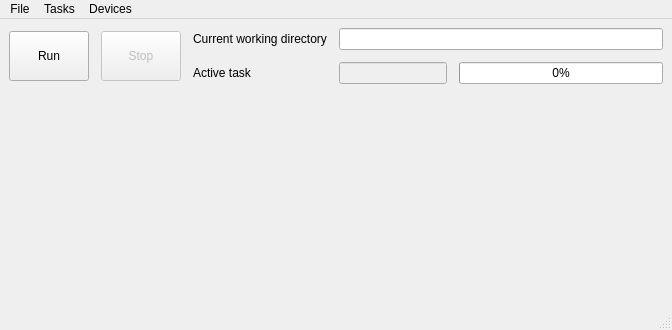
<?xml version="1.0" encoding="UTF-8"?>
<ui version="4.0">
 <class>MainWindow</class>
 <widget class="QMainWindow" name="MainWindow">
  <property name="geometry">
   <rect>
    <x>0</x>
    <y>0</y>
    <width>672</width>
    <height>330</height>
   </rect>
  </property>
  <property name="sizePolicy">
   <sizepolicy hsizetype="Expanding" vsizetype="Expanding">
    <horstretch>0</horstretch>
    <verstretch>0</verstretch>
   </sizepolicy>
  </property>
  <property name="windowTitle">
   <string>NMRduino</string>
  </property>
  <widget class="QWidget" name="centralwidget">
   <layout class="QGridLayout" name="gridLayout">
    <property name="spacing">
     <number>12</number>
    </property>
    <item row="1" column="0">
     <widget class="QWidget" name="widget_taskManager" native="true">
      <property name="sizePolicy">
       <sizepolicy hsizetype="Expanding" vsizetype="Expanding">
        <horstretch>0</horstretch>
        <verstretch>0</verstretch>
       </sizepolicy>
      </property>
      <property name="minimumSize">
       <size>
        <width>100</width>
        <height>100</height>
       </size>
      </property>
      <layout class="QGridLayout" name="gridLayout_4">
       <property name="leftMargin">
        <number>0</number>
       </property>
       <property name="topMargin">
        <number>0</number>
       </property>
       <property name="rightMargin">
        <number>0</number>
       </property>
       <property name="bottomMargin">
        <number>0</number>
       </property>
      </layout>
     </widget>
    </item>
    <item row="0" column="0">
     <layout class="QGridLayout" name="gridLayout_3" columnstretch="0,0,0,0,0">
      <item row="1" column="4">
       <widget class="QProgressBar" name="progressBar">
        <property name="value">
         <number>0</number>
        </property>
        <property name="alignment">
         <set>Qt::AlignCenter</set>
        </property>
       </widget>
      </item>
      <item row="0" column="2">
       <widget class="QLabel" name="label">
        <property name="text">
         <string>Current working directory</string>
        </property>
       </widget>
      </item>
      <item row="1" column="2">
       <widget class="QLabel" name="label_2">
        <property name="text">
         <string>Active task</string>
        </property>
       </widget>
      </item>
      <item row="1" column="3">
       <widget class="QLineEdit" name="lineEdit_runningTask">
        <property name="enabled">
         <bool>false</bool>
        </property>
        <property name="sizePolicy">
         <sizepolicy hsizetype="Preferred" vsizetype="Fixed">
          <horstretch>0</horstretch>
          <verstretch>0</verstretch>
         </sizepolicy>
        </property>
       </widget>
      </item>
      <item row="0" column="3" colspan="2">
       <widget class="QLineEdit" name="lineEdit_cwd"/>
      </item>
      <item row="0" column="1" rowspan="2">
       <widget class="QPushButton" name="pushButton_2">
        <property name="enabled">
         <bool>false</bool>
        </property>
        <property name="sizePolicy">
         <sizepolicy hsizetype="Preferred" vsizetype="Fixed">
          <horstretch>0</horstretch>
          <verstretch>0</verstretch>
         </sizepolicy>
        </property>
        <property name="minimumSize">
         <size>
          <width>0</width>
          <height>50</height>
         </size>
        </property>
        <property name="text">
         <string>Stop</string>
        </property>
       </widget>
      </item>
      <item row="0" column="0" rowspan="2">
       <widget class="QPushButton" name="pushButton">
        <property name="sizePolicy">
         <sizepolicy hsizetype="Preferred" vsizetype="Fixed">
          <horstretch>0</horstretch>
          <verstretch>0</verstretch>
         </sizepolicy>
        </property>
        <property name="minimumSize">
         <size>
          <width>0</width>
          <height>50</height>
         </size>
        </property>
        <property name="text">
         <string>Run</string>
        </property>
       </widget>
      </item>
     </layout>
    </item>
   </layout>
  </widget>
  <widget class="QStatusBar" name="statusbar"/>
  <widget class="QMenuBar" name="menuBar">
   <property name="geometry">
    <rect>
     <x>0</x>
     <y>0</y>
     <width>672</width>
     <height>21</height>
    </rect>
   </property>
   <widget class="QMenu" name="menuMeasurements">
    <property name="title">
     <string>Tasks</string>
    </property>
    <widget class="QMenu" name="menuAddMeasurement">
     <property name="title">
      <string>Add...</string>
     </property>
    </widget>
    <widget class="QMenu" name="menuRemove_2">
     <property name="title">
      <string>Remove...</string>
     </property>
    </widget>
    <addaction name="menuAddMeasurement"/>
    <addaction name="menuRemove_2"/>
   </widget>
   <widget class="QMenu" name="menuDevices">
    <property name="title">
     <string>Devices</string>
    </property>
    <widget class="QMenu" name="menuAdd">
     <property name="title">
      <string>Add...</string>
     </property>
    </widget>
    <widget class="QMenu" name="menuRemove">
     <property name="title">
      <string>Remove...</string>
     </property>
    </widget>
    <addaction name="menuAdd"/>
    <addaction name="menuRemove"/>
    <addaction name="separator"/>
   </widget>
   <widget class="QMenu" name="menuFile">
    <property name="title">
     <string>File</string>
    </property>
    <addaction name="actionChange_Color"/>
    <addaction name="actionChange_Secondary_Color"/>
    <addaction name="actionShow_path_to_config_ini"/>
   </widget>
   <addaction name="menuFile"/>
   <addaction name="menuMeasurements"/>
   <addaction name="menuDevices"/>
  </widget>
  <action name="actionArduino_Data_Recorder">
   <property name="text">
    <string>Arduino DAQ</string>
   </property>
  </action>
  <action name="actionNone">
   <property name="text">
    <string>None</string>
   </property>
  </action>
  <action name="actionsdaf">
   <property name="text">
    <string>sdaf</string>
   </property>
  </action>
  <action name="actionadsf">
   <property name="text">
    <string>adsf</string>
   </property>
  </action>
  <action name="actionjkl">
   <property name="text">
    <string>jkl</string>
   </property>
  </action>
  <action name="actionsfdg">
   <property name="text">
    <string>sfdg</string>
   </property>
  </action>
  <action name="actionArduino_Uno_DAQ">
   <property name="checkable">
    <bool>true</bool>
   </property>
   <property name="checked">
    <bool>false</bool>
   </property>
   <property name="enabled">
    <bool>true</bool>
   </property>
   <property name="text">
    <string>Arduino Uno DAQ</string>
   </property>
  </action>
  <action name="actionk">
   <property name="text">
    <string>k</string>
   </property>
  </action>
  <action name="actionTeensy_3_6">
   <property name="checkable">
    <bool>true</bool>
   </property>
   <property name="text">
    <string>Teensy 3.6</string>
   </property>
  </action>
  <action name="actiondfg">
   <property name="text">
    <string>dfg</string>
   </property>
  </action>
  <action name="actionasd">
   <property name="text">
    <string>asd</string>
   </property>
  </action>
  <action name="actionasdf">
   <property name="text">
    <string>asdf</string>
   </property>
  </action>
  <action name="actionTest">
   <property name="text">
    <string>Test</string>
   </property>
  </action>
  <action name="actionasdf_2">
   <property name="text">
    <string>asdf</string>
   </property>
  </action>
  <action name="actionasdf_3">
   <property name="text">
    <string>asdf</string>
   </property>
  </action>
  <action name="actionSpectrum_Analyzer">
   <property name="text">
    <string>Spectrum Analyzer</string>
   </property>
  </action>
  <action name="actionTwinleaf_CSB">
   <property name="text">
    <string>Twinleaf CSB</string>
   </property>
  </action>
  <action name="actionChange_Color">
   <property name="text">
    <string>Change Main Color</string>
   </property>
  </action>
  <action name="actionShow_path_to_config_ini">
   <property name="text">
    <string>Show path to &quot;_config.ini&quot;</string>
   </property>
  </action>
  <action name="actionChange_Secondary_Color">
   <property name="text">
    <string>Change Secondary Color</string>
   </property>
  </action>
 </widget>
 <tabstops>
  <tabstop>pushButton</tabstop>
  <tabstop>pushButton_2</tabstop>
  <tabstop>lineEdit_cwd</tabstop>
  <tabstop>lineEdit_runningTask</tabstop>
 </tabstops>
 <resources/>
 <connections/>
</ui>
